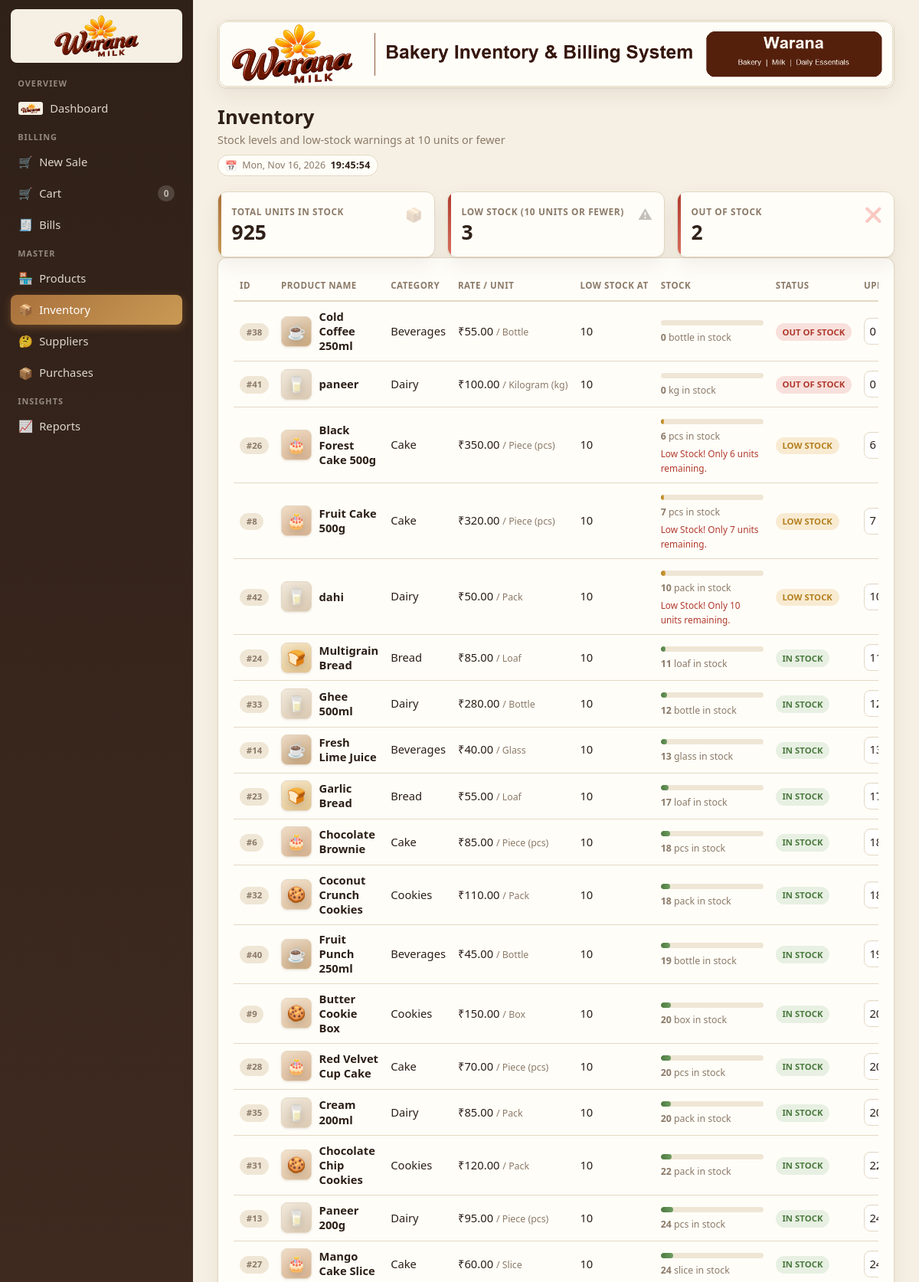
Screenshot of /inventory/ (signed in, upper part) with the database file from the repository.
### bakery/models.py (models this page shows, shortened)
class Inventory(models.Model):
    product = models.OneToOneField(
        Product, on_delete=models.CASCADE, related_name="inventory"
    )
    quantity = models.PositiveIntegerField(default=0)
    reorder_level = models.PositiveIntegerField(default=10)
    updated_at = models.DateTimeField(auto_now=True)
    class Meta:
        verbose_name_plural = "Inventories"
    @property
    def is_out(self):
        return self.quantity <= 0
    @property
    def is_low(self):
        return 0 < self.quantity <= LOW_STOCK_THRESHOLD
    @property
    def stock_status(self):
        if self.is_out:
            return "out"
        if self.is_low:
            return "low"
        return "ok"
    @property
    def stock_status_label(self):
        return {
            "out": "Out of Stock",
            "low": "Low Stock",
            "ok": "In Stock",
        }[self.stock_status]
    @property
    def low_stock_message(self):
        if self.is_out:
            return "Out of Stock"
        if self.is_low:
            return "Low Stock! Only %d unit%s remaining." % (
                self.quantity, "" if self.quantity == 1 else "s"
            )
        return "In Stock"

class Product(models.Model):
    name = models.CharField(max_length=150, unique=True)
    category = models.ForeignKey(
        Category, on_delete=models.PROTECT, related_name="products"
    )
    price = models.DecimalField(
        max_digits=10, decimal_places=2, validators=[MinValueValidator(ZERO)]
    )
    discount_percent = models.DecimalField(
        max_digits=5, decimal_places=2, default=ZERO,
        validators=[MinValueValidator(ZERO), MaxValueValidator(Decimal("100.00"))],
        help_text="Discount percentage applied automatically at checkout.",
    )
    unit = models.CharField(max_length=20, choices=UNIT_CHOICES, default="pcs")
    tax_rate = models.DecimalField(
        max_digits=5, decimal_places=2, default=Decimal("5.00"),
        validators=[MinValueValidator(ZERO)],
        help_text="Filled in from the category unless you override it here.",
    )
    expiry_date = models.DateField(
        blank=True, null=True,
        help_text="Leave blank for non-perishable items.",
    )
    image = models.ImageField(
        upload_to="products/", blank=True, null=True, help_text="Uploaded product photo."
    )
    image_url = models.CharField(
        max_length=300, blank=True, help_text="Optional. Used when no photo is uploaded."
    )
    description = models.TextField(blank=True)
    is_active = models.BooleanField(default=True)
    created_at = models.DateTimeField(auto_now_add=True)
    class Meta:
        ordering = ["name"]

class Category(models.Model):
    name = models.CharField(max_length=100, unique=True)
    description = models.TextField(blank=True)
    tax_rate = models.DecimalField(
        max_digits=5, decimal_places=2, default=Decimal("5.00"),
        validators=[MinValueValidator(ZERO)],
        help_text="GST percentage applied to every product in this category.",
    )
    class Meta:
        verbose_name_plural = "Categories"
        ordering = ["name"]
    def __str__(self):
        return self.name

### bakery/views.py (the view, shortened to what this page needs)
# urls.py: path("inventory/", views.inventory, name="inventory"),
@login_required
def inventory(request):
    rows = Inventory.objects.select_related("product", "product__category").order_by("quantity")
    return render(request, "bakery/inventory.html", {
        "rows": rows,
        "low_count": Inventory.objects.filter(
            quantity__gt=0, quantity__lte=LOW_STOCK_THRESHOLD
        ).count(),
        "out_count": Inventory.objects.filter(quantity__lte=0).count(),
        "total_units": Inventory.objects.aggregate(v=Coalesce(Sum("quantity"), 0))["v"],
        "low_stock_threshold": LOW_STOCK_THRESHOLD,
    })

### bakery/context_processors.py (called while the page is built, shortened)
def cart_summary(request):
    if not getattr(request, "user", None) or not request.user.is_authenticated:
        return ANONYMOUS
    key = request.session.session_key
    if not key:
        return ANONYMOUS
    cart = Cart.objects.filter(session_key=key).first()
    if cart is None:
        return ANONYMOUS

### bakery/templatetags/bakery_tags.py (called while the page is built)
@register.filter
def category_slug(value):
    return str(value or "").strip().lower()

@register.filter
def product_glyph(product):
    entry = CATEGORY_ART.get(category_slug(getattr(product, "category", None)))
    if entry is None:
        cat = getattr(product, "category", None)
        entry = CATEGORY_ART.get(category_slug(cat), ("\U0001F36E", "caramel"))
    return mark_safe(entry[0])

@register.filter
def product_tint(product):
    cat = getattr(product, "category", None)
    entry = CATEGORY_ART.get(category_slug(cat))
    if entry is None:
        entry = CATEGORY_ART.get(category_slug(cat), ("\U0001F36E", "caramel"))
    return entry[1]

@register.filter
def stock_percent(source, cap=200):
    if source is None:
        return 0
    if hasattr(source, "reorder_level"):
        quantity, reorder = source.quantity, source.reorder_level
    else:
        try:
            quantity = int(source)
        except (TypeError, ValueError):
            return 0
        reorder = 0
    ceiling = max(cap, reorder * 3, 1)
    return min(100, int(quantity / ceiling * 100))

### bakery/templates/bakery/inventory.html (shortened to what this page needs)
{% extends "bakery/base.html" %}
{% load bakery_tags %}
{% block nav_inventory %}active{% endblock %}
{% block heading %}Inventory{% endblock %}
{% block subheading %}Stock levels and low-stock warnings at {{ low_stock_threshold }} units or fewer{% endblock %}
{% block content %}
<div class="stat-grid">
  <div class="stat">
    <span class="stat-ico">&#128230;</span>
    <span class="stat-label">Total Units in Stock</span>
    <span class="stat-value">{{ total_units }}</span>
  </div>
  <div class="stat{% if low_count %} is-alert{% endif %}">
    <span class="stat-ico">&#9888;</span>
    <span class="stat-label">Low Stock ({{ low_stock_threshold }} units or fewer)</span>
    <span class="stat-value">{{ low_count }}</span>
  </div>
  <div class="stat{% if out_count %} is-alert{% endif %}">
    <span class="stat-ico">&#10060;</span>
    <span class="stat-label">Out of Stock</span>
    <span class="stat-value">{{ out_count }}</span>
  </div>
</div>
<section class="card">
  <div class="table-scroll">
    <table class="table">
      <thead><tr><th>ID</th><th>Product Name</th><th>Category</th><th class="right">Rate / Unit</th><th class="right">Low Stock At</th><th>Stock</th><th>Status</th><th class="right">Update</th></tr></thead>
      <tbody>
      {% for inv in rows %}
      <tr>
        <td class="nowrap"><span class="pill">#{{ inv.product.pk }}</span></td>
        <td>
          <div class="name-cell">
            {% include "bakery/_product_art.html" with product=inv.product size="sm" %}
            <span class="nm"><strong>{{ inv.product.name }}</strong></span>
          </div>
        </td>
        <td>{{ inv.product.category.name }}</td>
        <td class="right nowrap">&#8377;{{ inv.product.price|floatformat:2 }} <small class="muted-text">/ {{ inv.product.get_unit_display }}</small></td>
        <td class="right">{{ low_stock_threshold }}</td>
        <td class="stock-cell">
          <div class="meter"><i class="{% if inv.is_out %}danger{% elif inv.is_low %}warn{% else %}ok{% endif %}" style="width:{{ inv.quantity|stock_percent }}%"></i></div>
          <small class="muted-text"><strong>{{ inv.quantity }}</strong> {{ inv.product.unit }} in stock</small>
          {% if inv.is_low %}<small class="stock-alert">{{ inv.low_stock_message }}</small>{% endif %}
        </td>
        <td><span class="pill {% if inv.is_out %}danger{% elif inv.is_low %}warn{% else %}ok{% endif %}">{{ inv.stock_status_label|upper }}</span></td>
        <td class="right">
          <form method="post" class="inline-form">
            <input class="input tiny" type="number" name="quantity" min="0" value="{{ inv.quantity }}" aria-label="Quantity">
          </form>
        </td>
      </tr>
      {% empty %}
      <tr><td colspan="8" class="empty">No inventory records. Add a product first.</td></tr>
      {% endfor %}
      </tbody>
    </table>
  </div>
</section>
{% endblock %}

### bakery/templates/bakery/_product_art.html (shortened to what this page needs)
{% load bakery_tags %}
<span class="art art-{{ size|default:'lg' }} tint-{{ product|product_tint }}" aria-hidden="true">
  {% if product.image %}
    <img src="{{ product.image.url }}" alt="" loading="lazy">
  {% elif product.image_url %}
    <img src="{{ product.image_url }}" alt="" loading="lazy">
  {% else %}
    <span class="glyph glyph-{{ size|default:'lg' }}">{{ product|product_glyph }}</span>
  {% endif %}
</span>

### static/bakery/css/style.css (style rules this page uses)
:root { --espresso: #2F2018; --cocoa: #4A3225; --brown: #6B472C; --caramel: #A9713C; --gold: #C99A54; --cream: #F6F0E4; --cream-2: #EFE6D5; --surface: #FFFDF8; --ink: #2B1F17; --muted: #8B7A68; --line: #E4D8C4; --ok: #4C7A40; --warn: #B4801F; --danger: #B03A2E; --green-bg: #E7F0E2; --warn-bg: #F8EBD2; --red-bg: #F8E0DC; --radius: 12px; --radius-sm: 8px; --shadow: 0 1px 2px rgba(60, 40, 25, .07), 0 10px 26px rgba(60, 40, 25, .07); --sidebar-w: 252px; }
* { box-sizing: border-box; }
html, body { height: 100%; }
body { margin: 0; background: var(--cream); color: var(--ink); font: 15px/1.6 "Segoe UI", system-ui, -apple-system, Roboto, "Helvetica Neue", Arial, sans-serif; -webkit-font-smoothing: antialiased; }
.right { text-align: right; }
.nowrap { white-space: nowrap; }
.muted-text { color: var(--muted); font-size: .84em; }
.card { background: var(--surface); border: 1px solid var(--line); border-radius: var(--radius); box-shadow: var(--shadow); padding: 1.1rem 1.25rem; margin-bottom: 1.25rem; }
.stat-grid { display: grid; grid-template-columns: repeat(auto-fit, minmax(200px, 1fr)); gap: 1rem; }
.stat { position: relative; background: var(--surface); border: 1px solid var(--line); border-radius: var(--radius); box-shadow: var(--shadow); padding: 1rem 1.1rem; display: flex; flex-direction: column; gap: .1rem; overflow: hidden; }
.stat::before { content: ""; position: absolute; inset: 0 auto 0 0; width: 4px; background: linear-gradient(180deg, var(--caramel), var(--gold)); }
.stat.is-alert::before { background: linear-gradient(180deg, var(--danger), #D9705F); }
.stat-ico { position: absolute; top: .85rem; right: .95rem; font-size: 1.15rem; opacity: .28; }
.stat-label { font-size: .74rem; text-transform: uppercase; letter-spacing: .6px; color: var(--muted); font-weight: 600; }
.stat-value { font-size: 1.65rem; font-weight: 700; color: var(--espresso); line-height: 1.2; }
.table-scroll { overflow-x: auto; }
.table { width: 100%; border-collapse: collapse; font-size: .92rem; }
.table th, .table td { padding: .6rem .5rem; border-bottom: 1px solid var(--line); text-align: left; vertical-align: middle; }
.table thead th { font-size: .72rem; text-transform: uppercase; letter-spacing: .5px; color: var(--muted); font-weight: 700; border-bottom-width: 2px; white-space: nowrap; }
.stock-cell { min-width: 150px; }
.pill { display: inline-block; padding: .14rem .55rem; border-radius: 999px; font-size: .71rem; font-weight: 700; background: var(--cream-2); color: var(--muted); white-space: nowrap; }
.pill.ok { background: var(--green-bg); color: var(--ok); }
.pill.warn { background: var(--warn-bg); color: var(--warn); }
.pill.danger { background: var(--red-bg); color: var(--danger); }
.meter { height: 7px; border-radius: 999px; background: var(--cream-2); overflow: hidden; margin: .3rem 0 .2rem; }
.meter i { display: block; height: 100%; border-radius: 999px; background: linear-gradient(90deg, var(--ok), #6E9C61); }
.meter i.warn { background: linear-gradient(90deg, var(--warn), #D0A03F); }
.input { width: 100%; padding: .5rem .7rem; border: 1px solid var(--line); border-radius: var(--radius-sm); background: #fff; color: var(--ink); font: inherit; box-shadow: inset 0 1px 2px rgba(60, 40, 25, .04); }
.input.tiny { width: 74px; padding: .3rem .4rem; }
.inline-form { display: inline-flex; gap: .35rem; align-items: center; }
.art { position: relative; display: inline-grid; place-items: center; overflow: hidden; flex: none; border-radius: var(--radius-sm); background: linear-gradient(150deg, #F3E3CC, #E7CFA9); }
.glyph { line-height: 1; filter: drop-shadow(0 3px 6px rgba(60, 40, 25, .22)); }
.art-sm { width: 40px; height: 40px; border: 1px solid var(--line); box-shadow: 0 1px 3px rgba(60, 40, 25, .1); }
.glyph-sm { font-size: 1.25rem; }
.tint-wheat { background: linear-gradient(150deg, #F6E7C8, #E3C48E); }
.tint-cocoa { background: linear-gradient(150deg, #EFDCC6, #D8B392); }
.tint-biscuit { background: linear-gradient(150deg, #F3E2CE, #DDBE9B); }
.tint-milk { background: linear-gradient(150deg, #F1E9DC, #DCCBB4); }
.tint-coffee { background: linear-gradient(150deg, #EBDAC6, #CBA97F); }
.name-cell { display: flex; align-items: center; gap: .6rem; }
.name-cell .nm { min-width: 0; }
.name-cell .nm strong { display: block; line-height: 1.3; }
.stock-alert { color: var(--danger); font-size: .74rem; display: block; margin-top: .15rem; }

### rows the page displays
Inventory: product.pk "38", product.name "Cold Coffee 250ml", product.category.name "Beverages", product.price "55.00", product.unit "Bottle", low_stock_threshold "10", quantity "0", product.unit "bottle", stock_status_label "OUT OF STOCK"
Product: category.name "☕"
Inventory: product.pk "41", product.name "paneer", product.category.name "Dairy", product.price "100.00", product.unit "Kilogram (kg)", reorder_level "10", quantity "0", product.unit "kg", stock_status_label "OUT OF STOCK"
Product: category.name "🥛"
Inventory: product.pk "26", product.name "Black Forest Cake 500g", product.category.name "Cake", product.price "350.00", product.unit "Piece (pcs)", low_stock_threshold "10", quantity "6", product.unit "pcs", low_stock_message "Low Stock! Only 6 units remaining.", stock_status_label "LOW STOCK"
Product: category.name "🎂"
Inventory: product.pk "8", product.name "Fruit Cake 500g", product.category.name "Cake", product.price "320.00", product.unit "Piece (pcs)", low_stock_threshold "10", quantity "7", product.unit "pcs", low_stock_message "Low Stock! Only 7 units remaining.", stock_status_label "LOW STOCK"
Product: category.name "🎂"
Inventory: product.pk "42", product.name "dahi", product.category.name "Dairy", product.price "50.00", product.unit "Pack", low_stock_threshold "10", quantity "10", product.unit "pack", low_stock_message "Low Stock! Only 10 units remaining.", stock_status_label "LOW STOCK"
Product: category.name "🥛"
Inventory: product.pk "24", product.name "Multigrain Bread", product.category.name "Bread", product.price "85.00", product.unit "Loaf", low_stock_threshold "10", quantity "11", product.unit "loaf", stock_status_label "IN STOCK"
Product: category.name "🍞"
Inventory: product.pk "33", product.name "Ghee 500ml", product.category.name "Dairy", product.price "280.00", product.unit "Bottle", low_stock_threshold "10", quantity "12", product.unit "bottle", stock_status_label "IN STOCK"
Product: category.name "🥛"
Inventory: product.pk "14", product.name "Fresh Lime Juice", product.category.name "Beverages", product.price "40.00", product.unit "Glass", low_stock_threshold "10", quantity "13", product.unit "glass", stock_status_label "IN STOCK"
Product: category.name "☕"
Inventory: product.pk "23", product.name "Garlic Bread", product.category.name "Bread", product.price "55.00", product.unit "Loaf", low_stock_threshold "10", quantity "17", product.unit "loaf", stock_status_label "IN STOCK"
Product: category.name "🍞"
Inventory: product.pk "6", product.name "Chocolate Brownie", product.category.name "Cake", product.price "85.00", product.unit "Piece (pcs)", low_stock_threshold "10", quantity "18", product.unit "pcs", stock_status_label "IN STOCK"
Product: category.name "🎂"
Inventory: product.pk "32", product.name "Coconut Crunch Cookies", product.category.name "Cookies", product.price "110.00", product.unit "Pack", low_stock_threshold "10", quantity "18", product.unit "pack", stock_status_label "IN STOCK"
Product: category.name "🍪"
Inventory: product.pk "40", product.name "Fruit Punch 250ml", product.category.name "Beverages", product.price "45.00", product.unit "Bottle", low_stock_threshold "10", quantity "19", product.unit "bottle", stock_status_label "IN STOCK"
Product: category.name "☕"
Inventory: product.pk "9", product.name "Butter Cookie Box", product.category.name "Cookies", product.price "150.00", product.unit "Box", low_stock_threshold "10", quantity "20", product.unit "box", stock_status_label "IN STOCK"
Product: category.name "🍪"
Inventory: product.pk "28", product.name "Red Velvet Cup Cake", product.category.name "Cake", product.price "70.00", product.unit "Piece (pcs)", low_stock_threshold "10", quantity "20", product.unit "pcs", stock_status_label "IN STOCK"
Product: category.name "🎂"
Inventory: product.pk "35", product.name "Cream 200ml", product.category.name "Dairy", product.price "85.00", product.unit "Pack", low_stock_threshold "10", quantity "20", product.unit "pack", stock_status_label "IN STOCK"
Product: category.name "🥛"
Inventory: product.pk "31", product.name "Chocolate Chip Cookies", product.category.name "Cookies", product.price "120.00", product.unit "Pack", low_stock_threshold "10", quantity "22", product.unit "pack", stock_status_label "IN STOCK"
Product: category.name "🍪"
Inventory: product.pk "13", product.name "Paneer 200g", product.category.name "Dairy", product.price "95.00", product.unit "Piece (pcs)", low_stock_threshold "10", quantity "24", product.unit "pcs", stock_status_label "IN STOCK"
Product: category.name "🥛"
Inventory: product.pk "27", product.name "Mango Cake Slice", product.category.name "Cake", product.price "60.00", product.unit "Slice", low_stock_threshold "10", quantity "24", product.unit "slice", stock_status_label "IN STOCK"
Product: category.name "🎂"

### other values shown
{{ nav_cart_count|default:0 }} "0"
{{ low_stock_threshold }} "10"
{{ total_units }} "925"
{{ low_count }} "3"
{{ out_count }} "2"
